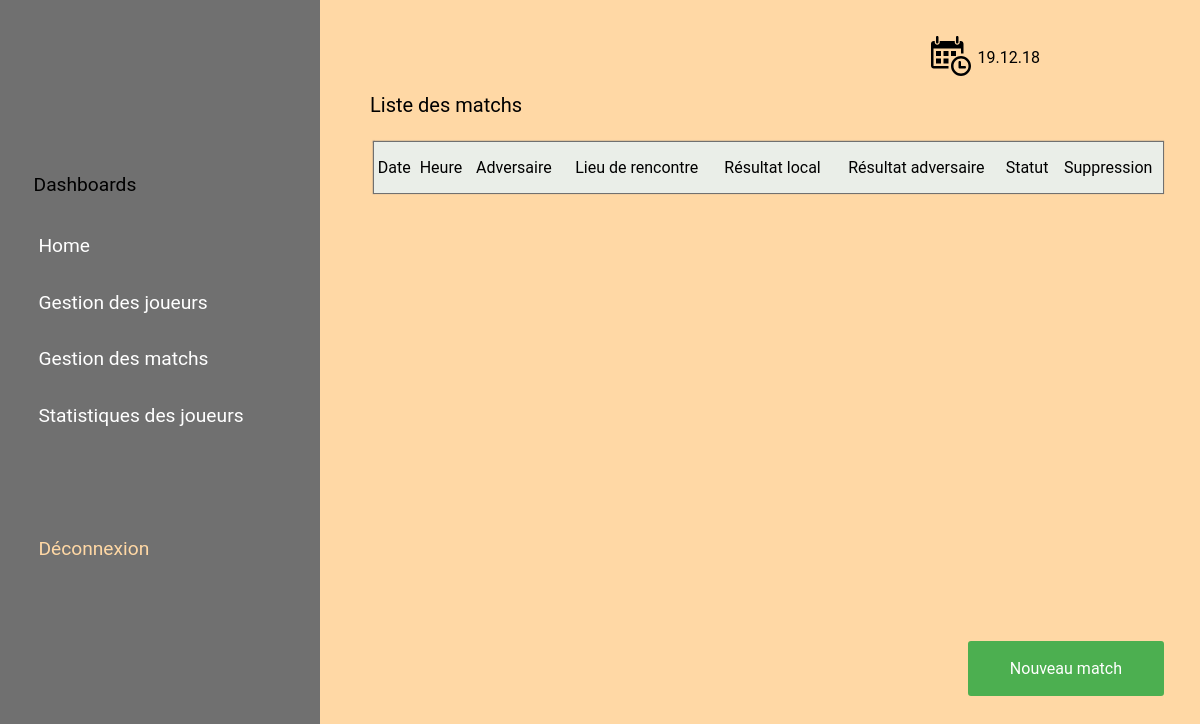
The app's page /matchs.php, older data.
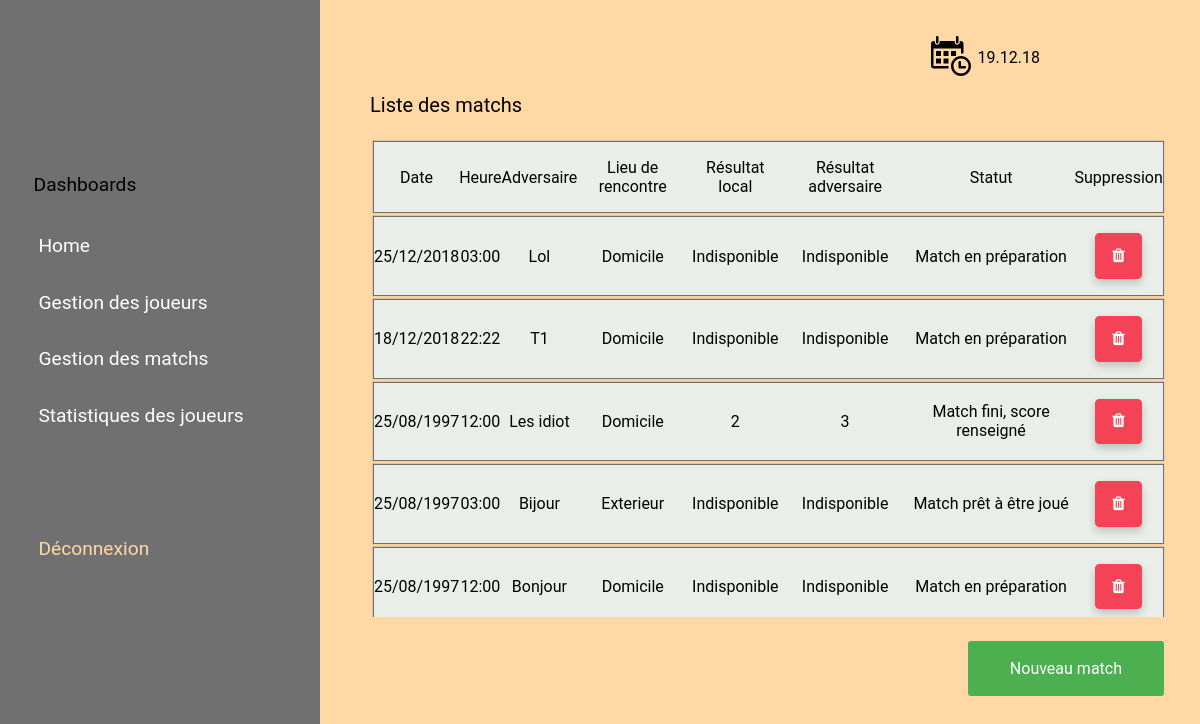
The same page, newer data.
### tables this page shows
CREATE TABLE `matchs` (
  `idMatch` int(11) NOT NULL,
  `dateM` date NOT NULL,
  `heureM` time NOT NULL,
  `nomAdversaire` varchar(50) NOT NULL,
  `lieuDeRencontre` tinyint(2) NOT NULL,
  `resAdv` tinyint(4) DEFAULT NULL,
  `resLocal` tinyint(4) DEFAULT NULL,
  `statut` tinyint(4) NOT NULL
);

### Classes/Matchs.php (called while the page is built, shortened)
<?php
class Matchs
{
    public static function selectMatchs()
    {
        $linkpdo = connectPDO();
        $reqRecherche = $linkpdo->prepare('select * from matchs');
        $reqRecherche->execute();
        return $reqRecherche;
    }
}

### matchs.php (the view, shortened to what this page needs)
<!DOCTYPE html>
<html>
<head>
	<link rel="stylesheet" type="text/css" href="style.css">
	<link rel="stylesheet" href="https://cdnjs.cloudflare.com/ajax/libs/font-awesome/4.7.0/css/font-awesome.min.css">
</head>
<body>
	<?php
		require('menu.php');
	?>
	<div class="content">
		<div class="affichage_matchs">
			<p class="affichage-titre">Liste des matchs </p>
			<a href="creation_match.php" class="bouton_creation"> Nouveau match </a>
			<div class="tableau_affichage">
				<table>
                    <tr class="tableau-affichage-match">
                        <td>Date</td>
                        <td>Heure</td>
                        <td>Adversaire</td>
                        <td>Lieu de rencontre</td>
                        <td>Résultat local</td>
                        <td>Résultat adversaire</td>
                        <td>Statut</td>
                        <td>Suppression</td>
                    </tr>
                    <?php
                    require('Classes/Matchs.php');
                    $matchs = Matchs::selectMatchs();
                    foreach ($matchs as $m) {
                        if ($m['resLocal']== null){
                            $resLocal = 'Indisponible';
                            $resAdv = 'Indisponible';
                        }
                        else{
                            $resLocal = $m['resLocal'];
                            $resAdv = $m['resAdv'];
                        }
                        switch($m['statut']){
                            case 0 :
                                $statut = 'Match en préparation';
                                break;
                            case 1 :
                                $statut = 'Match prêt à être joué';
                                break;
                            case 2:
                                $statut = 'Match fini, score renseigné';
                                break;
                        }
                        if($m[('lieuDeRencontre')]==1){
                            $lieuDeRencontre = 'Domicile';
                        }
                        else {
                            $lieuDeRencontre = 'Exterieur';
                        }
                        $dateM = date('d/m/Y',strtotime($m['dateM']));
                        $heureM = date('H:i', strtotime($m['heureM']));
                        ?>
                        <tr class="tableau-affichage-match">
                            <td onclick="window.location='lol.html?idM=<?php echo $m['idMatch'];?>';"><?php echo $dateM; ?></td>
                            <td onclick="window.location='lol.html?idM=<?php echo $m['idMatch'];?>';"><?php echo $heureM; ?></td>
                            <td onclick="window.location='lol.html?idM=<?php echo $m['idMatch'];?>';"><?php echo $m['nomAdversaire']; ?></td>
                            <td onclick="window.location='lol.html?idM=<?php echo $m['idMatch'];?>';"><?php echo $lieuDeRencontre; ?></td>
                            <td onclick="window.location='lol.html?idM=<?php echo $m['idMatch'];?>';"><?php echo $resLocal; ?></td>
                            <td onclick="window.location='lol.html?idM=<?php echo $m['idMatch'];?>';"><?php echo $resAdv; ?></td>
                            <td onclick="window.location='lol.html?idM=<?php echo $m['idMatch'];?>';"><?php echo $statut; ?></td>
                            <td>
                                <a href="#">
                                    <button class="delete-btn" onclick="valider_suppression()"><i
                                                class="fa fa-trash"></i></button>
                                </a>
                            </td>
                        </tr>
                        <?php
                    }
                    ?>
				</table>
			</div>
		</div>
	</div>
</body>

### menu.php (shortened to what this page needs)
<nav>
	<div class=nav>
	<p>Dashboards</p>
	<a href="home.php">Home</a>
	<a href="joueurs.php">Gestion des joueurs</a>
	<a href="matchs.php">Gestion des matchs </a>
	<a href="statistiques.php">Statistiques des joueurs</a>
	<a href="#" class="deconnexion">Déconnexion</a>
	</div>
</nav>
<div class="date">
	<img src="icone/calendrier.svg">
	<p class="date-txt"><?php
		 $today = date("d.m.y");
		echo "$today";
	?></p>
</div>

### style.css (style rules this page uses)
body { margin : 0; font-family: 'Roboto', Helvetica; background-color: #FFD8A5; }
nav { height: 100%; width: 20em; position : fixed; z-index: 1; top : 0; left : 0; background-color : #707070; overflow-x: hidden; }
.nav { padding-top: 8em; font-size: 1.2em; }
nav p { color: black; padding-left: 1.75em; display: block; }
nav a { color: white; padding: 1em 0.75em 0.75em 2em; text-decoration: none; display: block; }
.deconnexion { margin-top : 4em; color : #FFD8A5; }
.date { position: absolute; top: 2em; right: 10em; }
.date p { float: right; margin-left: 0.4em; margin-bottom: 4em; }
.date img { margin-top: 0.25em; height: 40px; width: 40px; }
a { text-decoration: none; color : none; }
.content { margin-left: 350px; padding-left: 20px; }
.affichage-titre { font-size : 20px; margin-top : 11.25%; }
.bouton_creation { font-family: 'Roboto', Helvetica; font-size: 1em; background-color: #4CAF50; border: solid 2px #4CAF50; border-radius: 3px; color: white; padding: 16px 40px; text-decoration: none; cursor: pointer; position : absolute; bottom : 13%; right : 3%; }
.tableau_affichage { height : 30em; overflow : auto; width : 96%; }
.tableau_affichage table { margin: auto; width : 99%; border-collapse : separate; border-spacing:0 5px; }
.tableau_affichage tr { box-shadow: 0 0 0.9pt 0.9pt #707070; background-color : #EAEEE8; outline: thin solid #707070; }
.tableau_affichage table td,.tableau_affichage td,.tableau_affichage th { text-align: center; padding: 1em 0; }
.tableau-affichage-match { cursor: pointer; }
.delete-btn { background-color: #f44256; border: solid 1px #f44256; color: white; padding: 0.8em 1em; font-size: 1em; cursor: pointer; border-radius: 10%; box-shadow: 0px 4px 8px 0px rgba(0,0,0,0.2); }

Row changes from the older to the newer data that the page shows:
added matchs: dateM "25/12/2018", heureM "03:00", nomAdversaire "Lol", lieuDeRencontre "Domicile", resLocal "Indisponible", statut "Match en préparation"
added matchs: dateM "18/12/2018", heureM "22:22", nomAdversaire "T1", lieuDeRencontre "Domicile", resLocal "Indisponible", statut "Match en préparation"
added matchs: dateM "25/08/1997", heureM "12:00", nomAdversaire "Les idiot", lieuDeRencontre "Domicile", resLocal "2", resAdv "3", statut "Match fini, score renseigné"
added matchs: dateM "25/08/1997", heureM "03:00", nomAdversaire "Bijour", lieuDeRencontre "Exterieur", resLocal "Indisponible", statut "Match prêt à être joué"
added matchs: dateM "25/08/1997", heureM "12:00", nomAdversaire "Bonjour", lieuDeRencontre "Domicile", resLocal "Indisponible", statut "Match en préparation"
